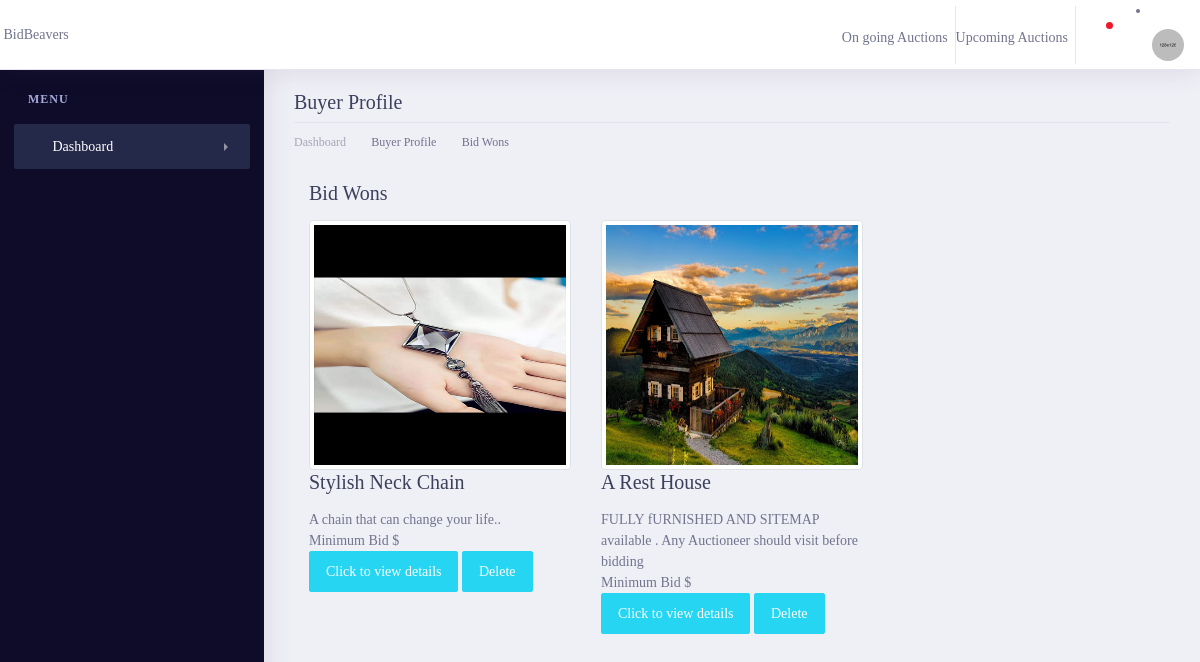
Screenshot of /bidwons/ (signed in) with the database file from the repository.
### project/models.py (models this page shows, shortened)
class Bidwons(models.Model):
    user = models.ForeignKey(User, on_delete=models.CASCADE)
    pimage=models.ImageField(default='')
    p_title=models.CharField(max_length=20,default='')
    p_disc=models.TextField(max_length=500,default='')
    p_loc=models.CharField(max_length=50,default='')
    auction_status=models.CharField(max_length=10,default='F')
    seller_id=models.IntegerField()
    slug=models.SlugField(default=0)
    created_date = models.DateTimeField('date created', default=timezone.now)
    def get_bidwin_details_url(self):
        return reverse("bidwinDetails", kwargs={
            'slug': self.slug
        })
    def get_delete_bidwin_url(self):
        return reverse("delbidwin", kwargs={
            'slug': self.slug
        })

### project/views.py (the view)
# urls.py: path('bidwons/',views.bidwons,name="bidwons"),
def bidwons(request):
    user = request.user
    prod_id = ''
    bidwons = Bidwons.objects.filter(user_id=user.id)
    print(bidwons.count())
    if (bidwons.count != 0):
        param = {'param': bidwons,
                 }
    return render(request, 'Buyer/pages/Bidwons.html', param)

### templates/Buyer/pages/Bidwons.html (shortened to what this page needs)
<!doctype html>
{% load static %}
<html lang="en">
<head>
    <link rel="stylesheet" href="../../static/web/assets/assets/vendor/bootstrap/css/bootstrap.min.css">
    <link href="../../static/web/assets/assets/vendor/fonts/circular-std/style.css" rel="stylesheet">
    <link rel="stylesheet" href="../../static/web/assets/assets/libs/css/style.css">
    <link rel="stylesheet" href="../../static/web/assets/assets/vendor/fonts/fontawesome/css/fontawesome-all.css">
</head>
<body>
    <div class="dashboard-main-wrapper">
        <div class="dashboard-header">
                <nav class="navbar navbar-expand-lg bg-white fixed-top">
                    <a href=""> <img src="{%static 'images/log0_2.png' %}" alt="" title=""> <b></b>BidBeavers</a>
                    <div class="collapse navbar-collapse " id="navbarSupportedContent">
                        <ul class="navbar-nav ml-auto navbar-right-top">
                            <li class="nav-item">
                                <br>
                               <a href="/BongoingAuctions/"> On going Auctions   &nbsp; </a>
                            </li>
                            <li class="nav-item">
                                <br>
                               <a href="/BpendingAuctions/">Upcoming Auctions   &nbsp; </a>
                            </li>
                            <li class="nav-item dropdown notification">
                                <a class="nav-link nav-icons" href="#" id="navbarDropdownMenuLink1" data-toggle="dropdown" aria-haspopup="true" aria-expanded="false"><i class="fas fa-fw fa-bell"></i> <span class="indicator"></span></a>
                            </li>
                                </ul>
                            <li class="nav-item dropdown nav-user">
                                <a class="nav-link nav-user-img" href="#" id="navbarDropdownMenuLink2" data-toggle="dropdown" aria-haspopup="true" aria-expanded="false"><img src="../../static/web/assets/assets/images/avatar-1.jpg" alt="" class="user-avatar-md rounded-circle"></a>
                            </li>
                    </div>
                </nav>
            </div>
        <div class="nav-left-sidebar sidebar-dark">
            <div class="menu-list">
                <nav class="navbar navbar-expand-lg navbar-light">
                    <div class="collapse navbar-collapse" id="navbarNav">
                        <ul class="navbar-nav flex-column">
                            <li class="nav-divider">
                                Menu
                            </li>
                            <li class="nav-item ">
                                <a class="nav-link active" href="#" data-toggle="collapse" aria-expanded="false" data-target="#submenu-1" aria-controls="submenu-1"><i class="fa fa-fw fa-user-circle"></i>Dashboard <span class="badge badge-success">6</span></a>
                            </li>
                        </ul>
                    </div>
                </nav>
            </div>
        </div>
        <div class="dashboard-wrapper">
            <div class="influence-profile">
                <div class="container-fluid dashboard-content ">
                    <div class="row">
                        <div class="col-xl-12 col-lg-12 col-md-12 col-sm-12 col-12">
                            <div class="page-header">
                                <h3 class="mb-2">Buyer Profile </h3>
                                <div class="page-breadcrumb">
                                    <nav aria-label="breadcrumb">
                                        <ol class="breadcrumb">
                                            <li class="breadcrumb-item"><a href="/goprofile/" class="breadcrumb-link">Dashboard</a></li>
                                            <li class="breadcrumb-item active" aria-current="page">Buyer Profile </li>
                                            <li class="breadcrumb-item active" aria-current="page">Bid Wons </li>
                                        </ol>
                                    </nav>
                                </div>
                            </div>
                        </div>
                    </div>
<div class="services">
	<div class="container">
		<div class="services-main">
			<div class="services-top">
				<h3>Bid Wons</h3>
			</div>
			<div class="services-bottom">
				<div class="row">
                    {% for item in param %}
					  <div class="col-sm-6  col-6 col-md-4 ser">
					<div class="thumbnail">
                        <a href="{{item.get_absolute_urls}}">
                            <img src="{{item.pimage.url}}" alt="..." height="500px" class="img-thumbnail"></a>
					  <div class="caption">
					    <a href="{{item.get_absolute_urls}}"><h3>{{item.p_title}}</h3></a>
					    <p>{{item.p_disc}}</p>
					  </div>
					</div>
					<bidbox>
						<span class="price"><span class="auction-price current-bid" data-auction-id="2342" data-bid="900000000" data-status="running"><span class="current auction">Minimum Bid</span> <span class="woocommerce-Price-amount amount"><span class="woocommerce-Price-currencySymbol">$</span>{{item.minbid}}</span></span></span>
				 </bidbox>
				 <p id="demo3">
                     <a href="{{item.get_bidwin_details_url}}"> <button type="button" class="btn btn-info">Click to view details</button></a>
                     <a href="{{item.get_delete_bidwin_url}}"> <button type="button" class="btn btn-info">Delete</button></a>
                 </p>
					  </div>
                    {% endfor %}
			</div>
		</div>
                            </div>
                        </div>
</body>
</html>

### templates/Buyer/pages/Bidwons.html (style rules this page uses)
.thumbnail img { height:250px; width:100%; }

### rows the page displays
Bidwons: pimage (picture), p_title "Stylish Neck Chain", p_disc "A chain that can change your life.."
Bidwons: pimage (picture), p_title "A Rest House", p_disc "FULLY fURNISHED AND SITEMAP available . Any Auctioneer should visit before bidding"
